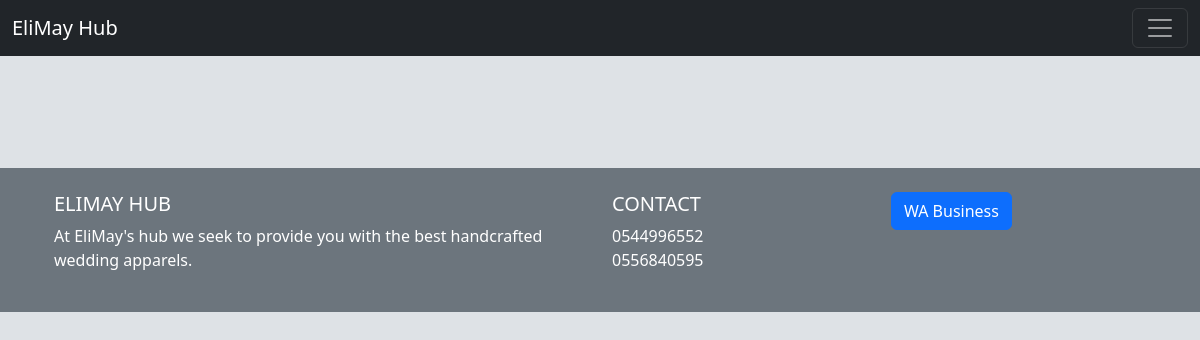
Page /bridalfan/ on the earlier database version.
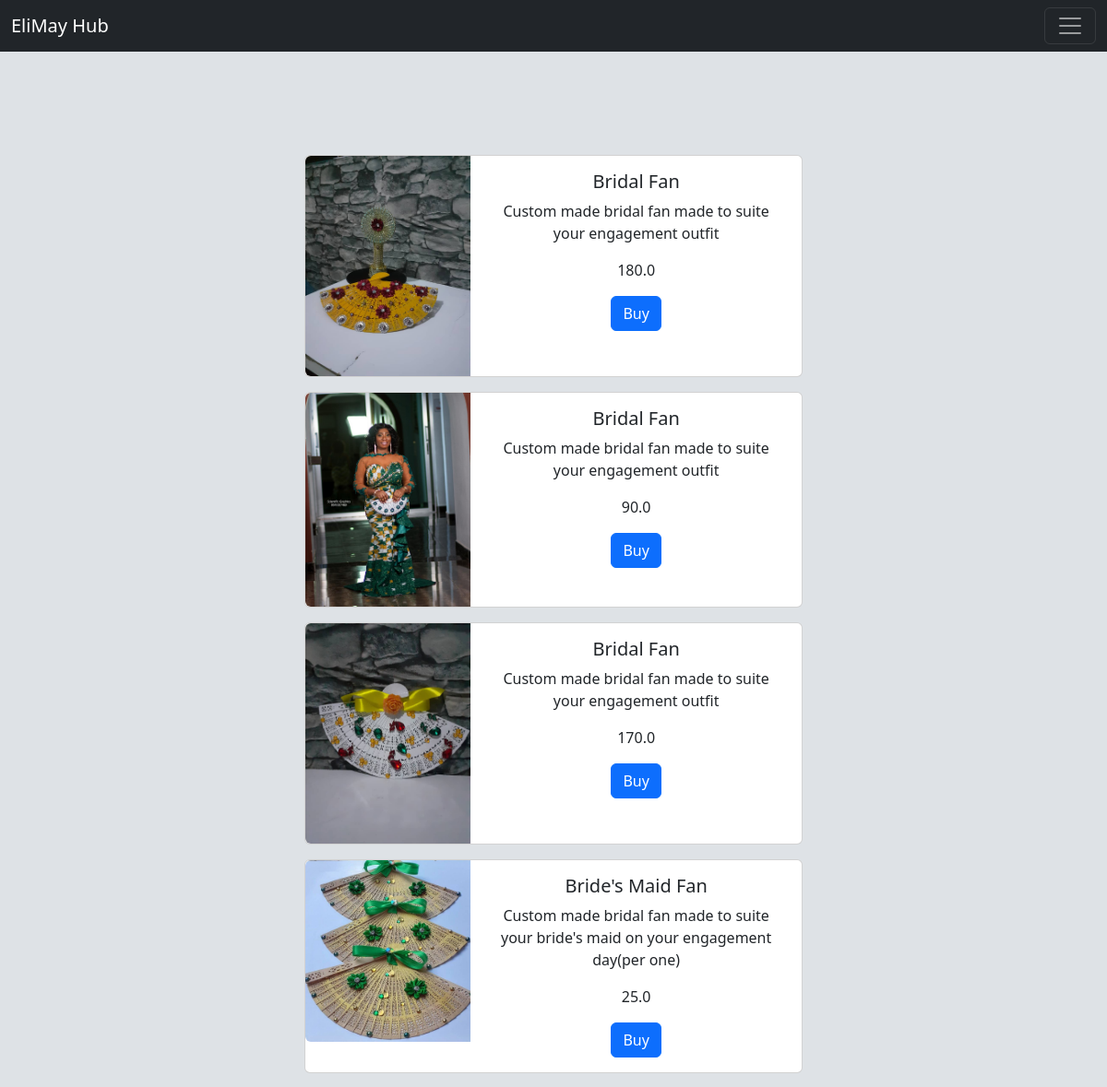
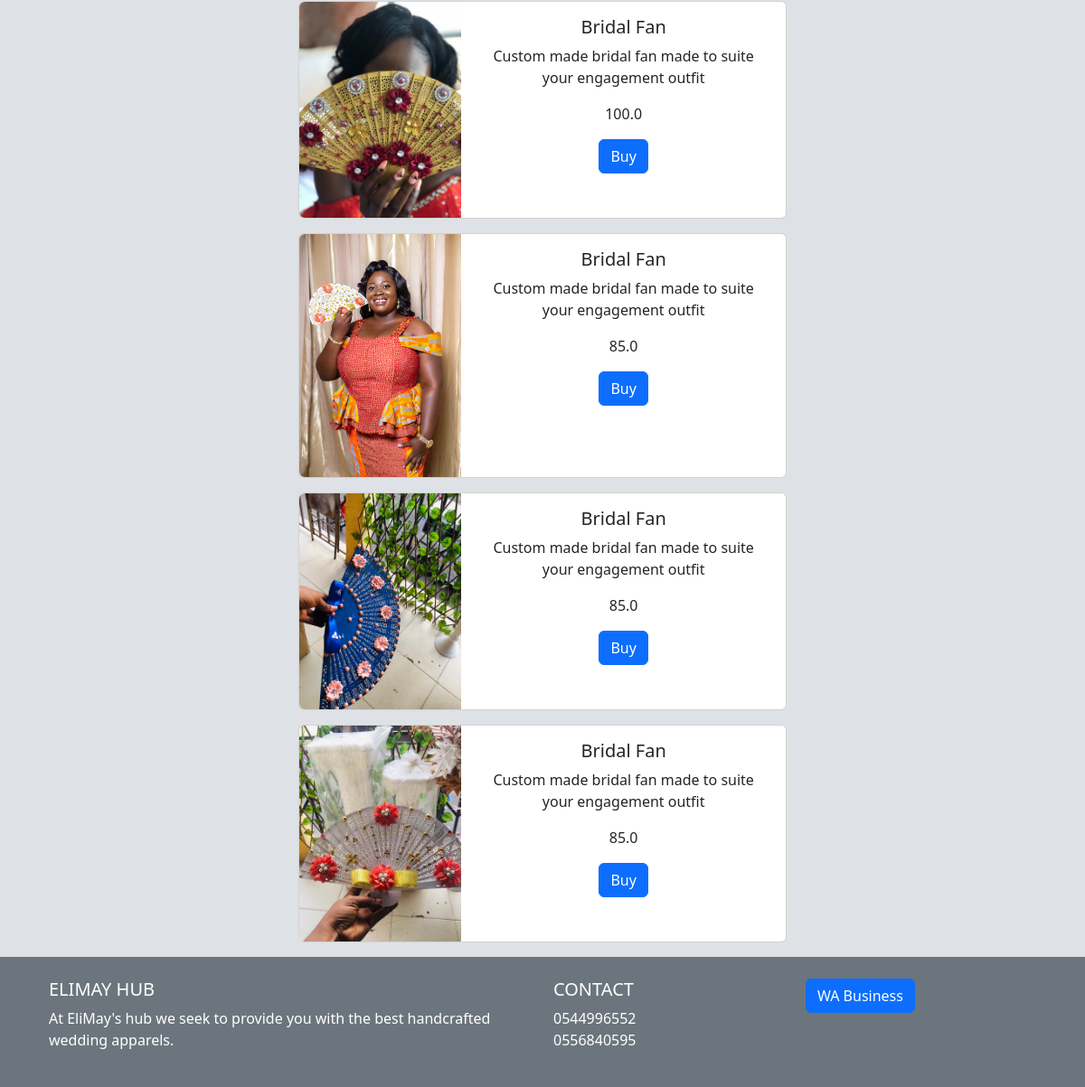
Same page on the later database version (2 pictures, top to bottom).
### myapp/models.py (models this page shows)
class Bridal_Fan(models.Model):
    name = models.CharField('Product name', max_length = 120)
    Description = models.CharField('Description' , max_length = 300)
    Price = models.FloatField(' price', blank = False, default= 1.0)
    product_image = models.ImageField(null = True, blank= False, upload_to = 'images/' )

### myapp/views.py (the view)
# urls.py: path('bridalfan/', views.bridal, name = 'bridal_fan'),
def bridal(request):
    my_bridalfan = Bridal_Fan.objects.all()
    return render(request,
                  'events/bridal fan.html',
                  {'my_bridalfan': my_bridalfan})

### myapp/templates/events/bridal fan.html
{% extends 'events/base.html' %}
{% block content %}
</head>
<body>
<br/>
<br/>
<br/>
{% for y in my_bridalfan  %}
<div class="card mb-3" style="max-width: 540px;">
  <div class="row g-0">
    <div class="col-md-4">
      <img src={{  y.product_image }} class="img-fluid rounded-start" alt="...">
    </div>
    <div class="col-md-8">
      <div class="card-body">
        <h5 class="card-title">{{  y.name  }}</h5>
          <p class="card-text">{{ y.Description }}</p>
          <p class="card-text">{{ y.Price }}</p>
          <a href="https://paystack.com/pay/elimay" class="btn btn-primary">Buy</a>
      </div>
    </div>
  </div>
</div>
 {% endfor %}
{% endblock %}

### myapp/templates/events/base.html (shortened to what this page needs)
<!doctype html>
<html lang="en">
  <head>
    <link href="https://cdn.jsdelivr.net/npm/bootstrap@5.2.1/dist/css/bootstrap.min.css" rel="stylesheet">
  </head>
  <body>
  <br/>
  <div>
    {% include 'events/navbar.html'  %}
  </div>
    <br/>
    <div>
      <body>
                  <br/>
                  <br/>
                  <div class="container">
                    <div class="row">
                      <div class="col-sm-3">
                      </div>
                      <div class="col-sm-6">
                      <center>
                        {% block content  %}
                        {% endblock   %}
                      </center>
                      </div>
                      <div class="col-sm-3">
                      </div>
                    </div>
                  </div>
      </body>
    </div>
  </body>
  <div>
    {% include 'events/footer.html'  %}
  </div>
</html>

### myapp/templates/events/navbar.html (shortened to what this page needs)
<nav class="navbar navbar-dark bg-dark fixed-top">
  <div class="container-fluid">
    <a class="navbar-brand" href= "{%    url 'home' %}">EliMay Hub</a>
    <button class="navbar-toggler" type="button" data-bs-toggle="offcanvas" data-bs-target="#offcanvasDarkNavbar" aria-controls="offcanvasDarkNavbar">
      <span class="navbar-toggler-icon"></span>
    </button>
  </div>
</nav>

### myapp/templates/events/footer.html (shortened to what this page needs)
<section class="">
  <footer class="bg-secondary text-white">
    <div class="container p-4">
      <div class="row">
        <div class="col-lg-6 col-md-12 mb-4 mb-md-0">
          <h5 class="text-uppercase">EliMay Hub</h5>
          <p>
            At EliMay's hub we seek to provide you with the best handcrafted wedding apparels.
          </p>
        </div>
        <div class="col-lg-3 col-md-6 mb-4 mb-md-0">
          <h5 class="text-uppercase">Contact</h5>
          <ul class="list-unstyled mb-0">
            <li>
              <a>0544996552</a>
            </li>
            <li>
              <a>0556840595</a>
            </li>
          </ul>
        </div>
        <div class="col-lg-3 col-md-6 mb-4 mb-md-0">
          <ul class="list-unstyled">
            <li>
              <a class="btn btn-primary" href="https://wa.me/message/NTW7M6QPVLJOM1" role="button">WA Business</a>
            </li>
          </ul>
        </div>
      </div>
    </div>
  </footer>
</section>

### myapp/templates/events/base.html (style rules this page uses)
body { background: #dee2e6; }

Differences in the rows shown:
added Bridal_Fan: product_image (picture), name "Bridal Fan", Description "Custom made bridal fan made to suite your engagement outfit", Price "180.0"
added Bridal_Fan: product_image (picture), name "Bridal Fan", Description "Custom made bridal fan made to suite your engagement outfit", Price "90.0"
added Bridal_Fan: product_image (picture), name "Bridal Fan", Description "Custom made bridal fan made to suite your engagement outfit", Price "170.0"
added Bridal_Fan: product_image (picture), name "Bride's Maid Fan", Description "Custom made bridal fan made to suite your bride's maid on your engagement day(per one)", Price "25.0"
added Bridal_Fan: product_image (picture), name "Bridal Fan", Description "Custom made bridal fan made to suite your engagement outfit", Price "100.0"
added Bridal_Fan: product_image (picture), name "Bridal Fan", Description "Custom made bridal fan made to suite your engagement outfit", Price "85.0"
added Bridal_Fan: product_image (picture), name "Bridal Fan", Description "Custom made bridal fan made to suite your engagement outfit", Price "85.0"
added Bridal_Fan: product_image (picture), name "Bridal Fan", Description "Custom made bridal fan made to suite your engagement outfit", Price "85.0"
